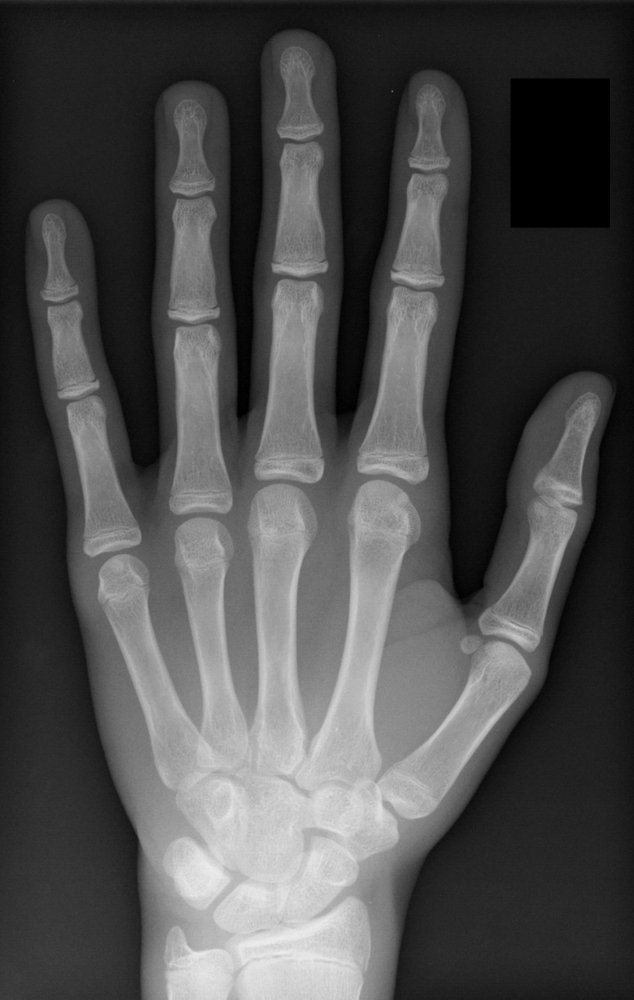
#> input picture roentgen.tif, 634 x 1000 px
$ jupyter execute 'Finger_Count_Recgn (2).ipynb'
#> lines starting #> are read from the running program, lines starting #| are printed output that depends on the picture; after the words box and inside, x2 and y2 are one past the last pixel; in counts of white or black regions, pixels touching at a corner belong together
[cell 1]
#1.Aufgabe
import numpy as np
import cv2 as cv
import cv2 as cv2
from matplotlib import pyplot as plt
from scipy import misc
from scipy.spatial import distance as dist
from imutils import perspective, contours
import imutils
#from google.colab.patches import cv2_imshow

[cell 2]
def show2images(img1, img2, cmap1, cmap2):
    figure, img_array = plt.subplots(1,2, figsize = (40,40))
    img_array[0].imshow(img1, cmap1)
    img_array[1].imshow(img2, cmap2)

[cell 3]
def cropimage(imgpath):
 img = cv2.imread(imgpath)
 h, w, channels = img.shape
 half = w//2
 left_part = img[:, :half]
 right_part = img[:, half:]
 cv2.imwrite('right.jpg', right_part)
 cv2.imwrite('left.jpg', left_part)

[cell 4]
def getcnthull(mask_img): #to create a shell/hull that surrounds the shape
    contours2, hierarchy = cv.findContours(mask_img, cv.RETR_TREE, cv.CHAIN_APPROX_SIMPLE)
    contours2 = max(contours2, key=lambda x: cv.contourArea(x))
    hull = cv.convexHull(contours2)
    return contours2, hull

def getdefects(contours2): #gaps between shell/hull and shape itself
    hull = cv.convexHull(contours2, returnPoints=False)
    defects = cv.convexityDefects(contours2, hull)
    return defects

[cell 5]
def calculateangle(cnt, defects): #this function is used for calculating angles
 if defects is not None:
  for i in range(defects.shape[0]):
    start = tuple(contours2[defects[i][0][0]][0])
    end = tuple(contours2[defects[i][0][1]][0])
    far = tuple(contours2[defects[i][0][2]][0])
    a = np.sqrt((end[0] - start[0]) ** 2 + (end[1] - start[1]) ** 2)
    b = np.sqrt((far[0] - start[0]) ** 2 + (far[1] - start[1]) ** 2)
    c = np.sqrt((end[0] - far[0]) ** 2 + (end[1] - far[1]) ** 2)
    angle = np.arccos((b ** 2 + c ** 2 - a ** 2) / (2 * b * c))  # Cosine theorem is being used here to calculate angles between fingers
    if angle <= np.pi / 2:  # if angle less than 90 degrees, it is a finger
     cnt += 1
 return cnt

def countfinger(img):
 cv.drawContours(img, [contours2], -1, (255,255,0), 2)
 cv.drawContours(img, [hull], -1, (0, 255, 255), 2)
 defects = getdefects(contours2)
 cnt = calculateangle(0, defects)
 return cnt,img

original_img = cv2.imread("roentgen.tif", 0)
#> original_img is the input picture: shape (1000, 634); min 0, max 237, mean 77.2
#original_img = cv2.imread("Testbild3 (1).jpg", 0)
#original_img = cv2.imread("Testbild_Roentgen2.jpg", 0)
img = original_img.copy()

ret, threshold = cv2.threshold(img,45, 255, cv2.THRESH_BINARY)
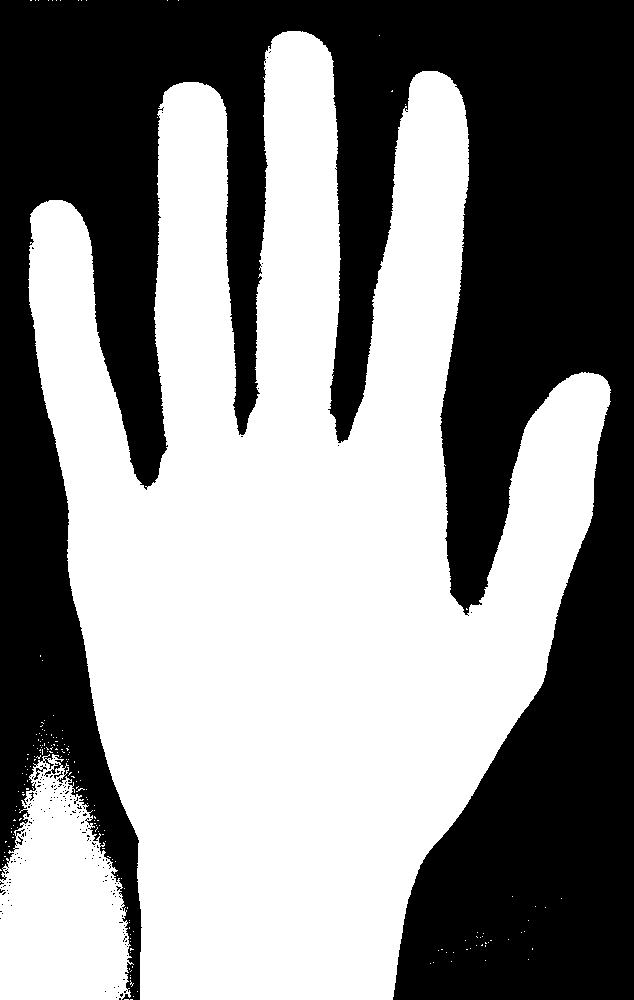
#> threshold: shape (1000, 634); 53.8% white; 175 black regions (171 under 20 px)
contours2, hull = getcnthull(threshold)
#> in getcnthull, `contours2, hierarchy = cv.findContours(mask_img, cv.RETR_TREE, cv.CHAI..`: contours2 = 430 contours, 419 with area under 20; largest, box (x1, y1, x2, y2) and area: (28, 31, 611, 1000) 315308, (0, 754, 134, 1000) 22826, (50, 762, 62, 775) 58, (44, 758, 55, 770) 38, (15, 835, 24, 846) 38
#> in getcnthull, `contours2 = max(contours2, key=lambda x: cv.contourArea(x))`: contours2 = contour of 2557 points, box (x1, y1, x2, y2) (28, 31, 611, 1000), area 315308
#> in getcnthull, `hull = cv.convexHull(contours2)`: hull = contour of 31 points, box (x1, y1, x2, y2) (28, 31, 611, 1000), area 416811

if(len(contours2) > 2900 and len(contours2) < 5000):
 cropimage("Testbild_Roentgen2.jpg")
 right_part = cv2.imread("right.jpg", 0)
 ret, threshold = cv2.threshold(right_part,55, 255, cv2.THRESH_BINARY)
 contours2, hull = getcnthull(threshold)
 rightfingers,right_part = countfinger(right_part)

 left_part = cv2.imread("left.jpg", 0)
 ret, threshold1 = cv2.threshold(left_part,55, 255, cv2.THRESH_BINARY)
 contours2, hull = getcnthull(threshold1)
 leftfingers, left_part = countfinger(left_part)

 show2images(right_part, left_part, None,None)
 print("Die Anzahl der Finger : " +  str(rightfingers + leftfingers + 2))

else:
 cnt, result_img = countfinger(img)
#> in countfinger, `cv.drawContours(img, [hull], -1, (0, 255, 255), 2)`:
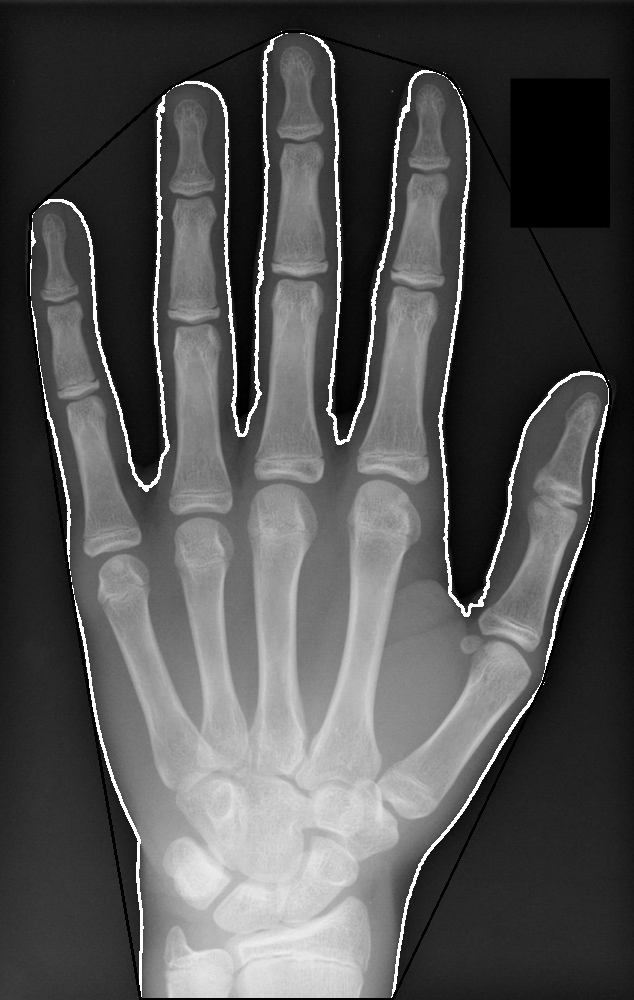
#> img: shape (1000, 634); min 0, max 255, mean 81.9
#> in getdefects, `hull = cv.convexHull(contours2, returnPoints=False)`: hull = 31 values, max 2554 at index 0, min 0 at index 30, mean 1302.7
#> in getdefects, `defects = cv.convexityDefects(contours2, hull)`: defects = 29 rows, first 6: [2554, 0, 2555, 256], [0, 2, 1, 201], [2, 450, 256, 88415], [450, 452, 451, 142], [452, 454, 453, 160], [454, 875, 689, 72767]
#> the loop in calculateangle, `for i in range(defects.shape[0]):` made 29 passes
#> (start, end, far, a, b, c, angle) on passes 1 to 11: ((302, 31), (287, 31), (301, 32), 15, 1.41, 14.04, 2.28), ((287, 31), (282, 32), (286, 32), 5.1, 1.41, 4, 2.36), ((282, 32), (173, 85), (243, 435), 121.2, 404.9, 356.9, 0.294), ((173, 85), (170, 87), (171, 87), 3.61, 2.83, 1, 2.36), ((170, 87), (165, 91), (166, 91), 6.4, 5.66, 1, 2.36), ((165, 91), (37, 206), (154, 483), 172.1, 392.2, 300.7, 0.428), ((33, 210), (30, 214), (33, 211), 5, 1, 4.24, 2.36), ((30, 214), (29, 246), (34, 241), 32.02, 27.29, 7.07, 2.21), ((29, 246), (28, 279), (30, 267), 33.02, 21.02, 12.17, 2.93), ((28, 279), (28, 287), (29, 280), 8, 1.41, 7.07, 2.21), ((28, 287), (29, 304), (30, 302), 17.03, 15.13, 2.24, 2.55)
#> after the loop in calculateangle, `for i in range(defects.shape[0]):`: cnt = 4
#> cnt = 4
 print("Die Anzahl der Finger : " +  str(cnt + 1))
#| Die Anzahl der Finger : 5
 plt.imshow(result_img)
